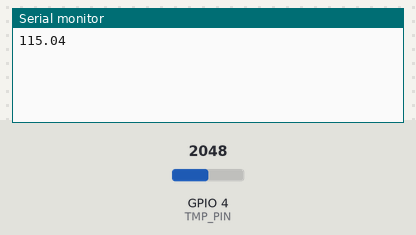
Bench run of a sketch on a simulated ESP32. Parts: the last lines printed to the serial monitor. The inputs (shaded band) are chosen by the test bench; at power-on: GPIO 4 (TMP_PIN) = 2048. WiFi joins after 1.5 s; servers stay silent unless stated; no MQTT or app messages arrive unless stated.

Above: at 2.7 s.
2.8 s: GPIO 4 (TMP_PIN) set to 2866
At 5.2 s:
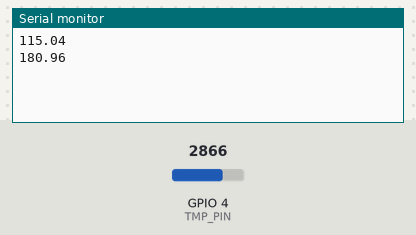
5.5 s: GPIO 4 (TMP_PIN) set to 3603
At 7.0 s:
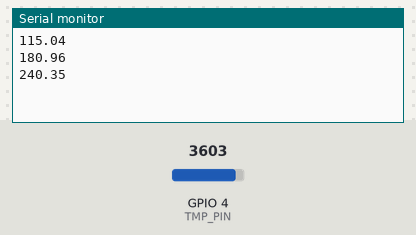
Timing chart, 0 to 8.5 s (numbered marks = the images above; inputs shaded):
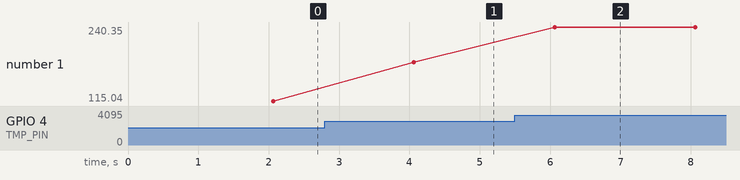

The sketch:

temperature_mqtt.ino
```cpp
#include <WiFi.h>
#include <PubSubClient.h>

const char* ssid = "MOVISTAR_FB08";
const char* password = "E9C94tTpq39rVPm9vvqx";

const char* mqtt_server = "192.168.1.68";

WiFiClient espClient;
PubSubClient client(espClient);

const int TMP_PIN = 4;

void setup_wifi() {
  delay(10);
  WiFi.begin(ssid, password);

  while (WiFi.status() != WL_CONNECTED) {
    delay(500);
  }
}

void reconnect() {
  while (!client.connected()) {
    client.connect("esp32-temp");
    delay(500);
  }
}

float readTemp() {
  int raw = analogRead(TMP_PIN);
  float voltage = raw * (3.3 / 4095.0);
  return (voltage - 0.5) * 100.0;
}

void setup() {
  Serial.begin(115200);
  setup_wifi();

  client.setServer(mqtt_server, 1883);
}

void loop() {

  if (!client.connected()) {
    reconnect();
  }

  client.loop();

  float temp = readTemp();

  char msg[50];
  sprintf(msg, "%.2f", temp);

  client.publish("iot/desk/temperature", msg);

  Serial.println(msg);

  delay(2000);
}
```

Measured:
- after the input at 2.8 s, the serial monitor: prints a new line after 1.3 s (image 1)
- after the input at 5.5 s, the serial monitor: prints a new line after 0.56 s (image 2)
- plotted number 1: 115.04 → 180.96 after the input at 2.8 s, 180.96 → 240.35 after the input at 5.5 s
